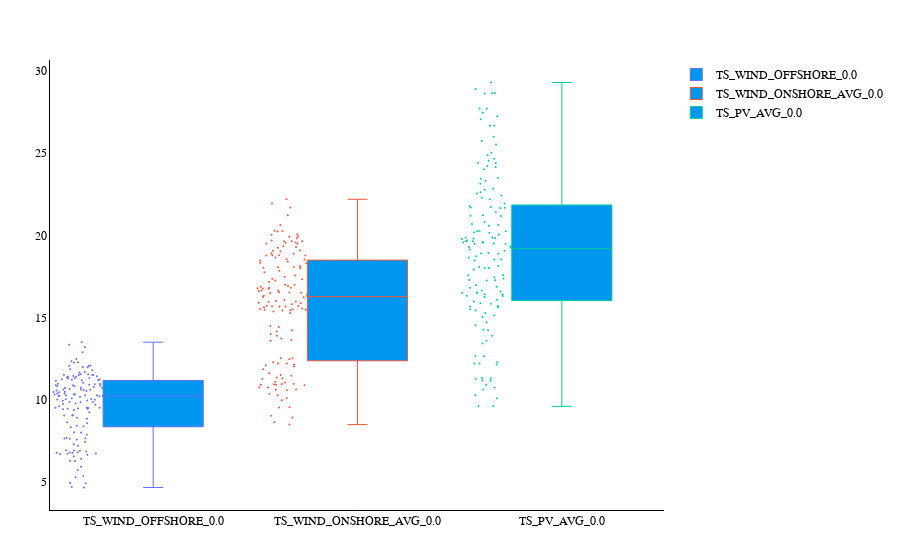

Source (notebook cell):
### Code cell
# empty DataFrame
df = DataFrame(Cluster = Float64[], Window = Float64[], Technology =String[], Value = Vector{Vector{}}())

# read in data
config = TSClustering.read_yaml_file(file=config);
data_org = TSClustering.read_data(path=path, config=config);
data_clustering_org = TSClustering.create_clustering_matrix(config=config, CountryData=data_org);
# apply normalization
data = TSClustering.normalize_data(CountryData=data_org, config=config);
data_clustering = TSClustering.create_clustering_matrix(config=config, CountryData=data);

# calculate the distance matrix
for w ∈ values(W)
    D = TSClustering.define_distance(w=w, data_clustering=data_clustering)
    result = hclust(D, linkage=:ward)
    for k ∈ K 
        cl = cutree(result, k=k)
        weights = Dict()
        for i in cl
            weights[i] = get(weights, i, 0) + 1
        end
    
        # bring data in Jump format
        m_cluster_org, mapping_org_data = TSClustering.calculate_representative(representative=:medoid, data_clustering=data_clustering_org, cl=cl, weights=weights, k=k);
        cluster_dict_org = TSClustering.convert_data(k=k, config=config, M=m_cluster_org);
        data_org = TSClustering.read_data(path=path, config=config);
        sc = TSClustering.scaling(data_org=data_org, scaled_clusters=cluster_dict_org, k=k, weights=weights, config=config)

        # sum the region
        z = zeros(length(axes(sc)[3])*length(axes(sc)[4]),1)
        for t ∈ ["TS_WIND_OFFSHORE", "TS_WIND_ONSHORE_AVG", "TS_PV_AVG"] 
            for r ∈ axes(sc)[1]
                m = vcat(sc[r, t, :,:])
                z += reshape(m, length(axes(sc)[3])*length(axes(sc)[4]))
            end
            push!(df, [k, w, t, vec(z)])
        end
    end 
end 

TSClustering.plot_box_technology(df=df)

### Figure 1 — Plotly figure (JSON) as saved in the notebook; plotly's stock layout.template omitted (floating-point values rounded to 4 significant figures; data arrays with more than 128 entries replaced by an {"elided": "..."} marker saying what was removed)
{"data": [{"boxpoints": "all", "fillcolor": "rgb(1,151,239)", "jitter": 0.5, "line": {"width": 1}, "marker": {"size": 2}, "name": "TS_WIND_OFFSHORE_0.0", "type": "box", "whiskerwidth": 0.2, "y": {"elided": "144 float values"}}, {"boxpoints": "all", "fillcolor": "rgb(1,151,239)", "jitter": 0.5, "line": {"width": 1}, "marker": {"size": 2}, "name": "TS_WIND_ONSHORE_AVG_0.0", "type": "box", "whiskerwidth": 0.2, "y": {"elided": "144 float values"}}, {"boxpoints": "all", "fillcolor": "rgb(1,151,239)", "jitter": 0.5, "line": {"width": 1}, "marker": {"size": 2}, "name": "TS_PV_AVG_0.0", "type": "box", "whiskerwidth": 0.2, "y": {"elided": "144 float values"}}], "layout": {"bordercolor": "black", "borderwidth": 1, "font": {"color": "black", "family": "Arial"}, "margin": {"b": 50, "l": 50, "r": 50, "t": 60}, "plot_bgcolor": "white", "xaxis": {"linecolor": "black", "linewidth": 1, "showgrid": false, "showline": true, "showticklabels": true}, "yaxis": {"linecolor": "black", "linewidth": 1, "showgrid": false, "showline": true, "showticklabels": true}}}
